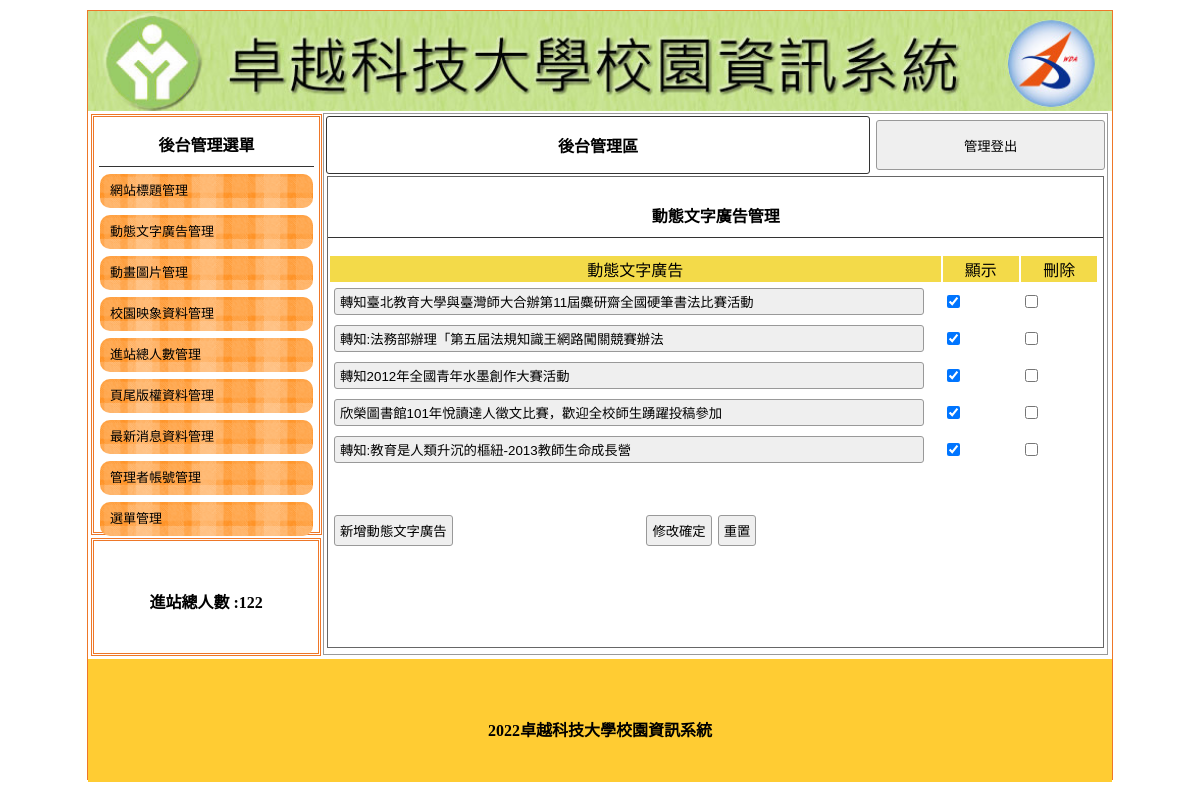
The page /back.php?do=ad (signed in) on the database its author committed.
### tables this page shows
CREATE TABLE `title` (
  `id` int(11) UNSIGNED NOT NULL,
  `img` text DEFAULT NULL,
  `text` text DEFAULT NULL,
  `sh` int(1) NOT NULL DEFAULT 1
);

CREATE TABLE `total` (
  `id` int(11) UNSIGNED NOT NULL,
  `total` int(11) DEFAULT NULL
);

CREATE TABLE `ad` (
  `id` int(11) UNSIGNED NOT NULL,
  `img` text DEFAULT NULL,
  `text` text DEFAULT NULL,
  `sh` int(1) NOT NULL DEFAULT 1
);

CREATE TABLE `bottom` (
  `id` int(10) UNSIGNED NOT NULL,
  `bottom` text DEFAULT NULL
);

### base.php (called while the page is built, shortened)
<?php
class DB
{
    protected $dsn = "mysql:host=localhost;charset=utf8;dbname=web01";
    protected $user = "root";
    protected $pw = "";
    protected $pdo;
    public $table;
    public function __construct($table)
    {
        $this->table = $table;
        $this->pdo = new PDO($this->dsn, $this->user, $this->pw);
    }
    private function setStr($table)
    {
        switch ($table) {
            case "title":
                $this->title = "網站標題管理";
                $this->button = "新增網站標題圖片";
                $this->header = "網站標題";
                $this->append = "替代文字";
                $this->upload = "網站標題圖片";
                break;
            case "ad":
                $this->title = "動態文字廣告管理";
                $this->button = "新增動態文字廣告";
                $this->header = "動態文字廣告";
                break;
            case "mvim":
                $this->title = "動畫圖片管理";
                $this->button = "新增動畫圖片";
                $this->header = "動畫圖片";
                $this->upload = "動畫圖片";
                break;
            case "image":
                $this->title = "校園映像資料管理";
                $this->button = "新增校園映像資料";
                $this->header = "校園映像資料圖片";
                $this->upload = "校園映像資料";
                break;
            case "news":
                $this->title = "最新消息資料管理";
                $this->button = "新增最新消息資料";
                $this->header = "最新消息資料內容";
                break;
            case "total":
                $this->title = "進站總人數管理";
                $this->button = "";
                $this->header = "進站總人數";
                break;
            case "bottom":
                $this->title = "頁尾版權資料管理";
                $this->button = "";
                $this->header = "頁尾版權資料";
                break;
            case "admin":
                $this->title = "管理者帳號管理";
                $this->button = "新增管理者帳號";
                $this->header = "帳號";
                $this->append = "密碼";
                break;
            case "menu":
                $this->title = "選單管理";
                $this->button = "新增主選單";
                $this->header = "主選單名稱";
                $this->append = "選單連結網址";
                break;
        }
    }
    public function find($id)
    {
        $sql = "SELECT * FROM $this->table WHERE ";
        if (is_array($id)) {
            foreach ($id as $key => $value) {
                $tmp[] = "`$key`='$value'";
            }
            $sql .= implode(" AND ", $tmp);
        } else {
            $sql .= " `id`='$id'";
        }
        return $this->pdo->query($sql)->fetch(PDO::FETCH_ASSOC);
    }
    public function all(...$arg)
    {
        $sql = "SELECT * FROM $this->table ";
        return $this->pdo->query($sql)->fetchAll(PDO::FETCH_ASSOC);
    }
}
$Title = new DB('title');
$Ad = new DB('ad');
$Bottom = new DB('bottom');
$Total = new DB('total');
$tt=$_GET['do']??'';
switch($tt){
    case "ad":
        $DB=$Ad;
        break;
}

### back/ad.php (the view, shortened to what this page needs)
<div style="width:99%; height:87%; margin:auto; overflow:auto; border:#666 1px solid;">
    <p class="t cent botli"><?= $DB->title; ?></p>
    <form method="post" action="api/edit.php?do=<?= $DB->table; ?>">
        <table width="100%">
            <tbody>
                <tr class="yel">
                    <td width="80%"><?= $DB->header; ?></td>
                    <td width="10%">顯示</td>
                    <td width="10%">刪除</td>
                </tr>
                <?php
                $rows = $DB->all();
                foreach ($rows as $row) {
                    $checked = ($row['sh'] == 1) ? 'checked' : '';
                ?>
                    <tr>
                        <td width="80%">
                            <input type="text" style="width: 95%;" name="text[]" value=<?= $row['text']; ?>>
                        </td>
                        <td width="10%">
                            <input type="checkbox" name="sh[]" value="<?= $row['id']; ?>" <?= $checked; ?>>
                        </td>
                        <td width="10%"><input type="checkbox" name="del[]" value="<?= $row['id']; ?>"></td>
                        <td>
                        </td>
                    </tr>
                <?php
                }
                ?>
            </tbody>
        </table>
        <table style="margin-top:40px; width:70%;">
            <tbody>
                <tr>
                    <td width="200px"><input type="button" onclick="op(&#39;#cover&#39;,&#39;#cvr&#39;,&#39;modal/<?= $DB->table; ?>.php?table=<?= $DB->table; ?>&#39;)" value="<?= $DB->button; ?>"></td>
                    <td class="cent"><input type="submit" value="修改確定"><input type="reset" value="重置">
                    </td>
                </tr>
            </tbody>
        </table>
    </form>
</div>

### back.php (shortened to what this page needs)
<?php
include "base.php";
?>
<!DOCTYPE html PUBLIC "-//W3C//DTD XHTML 1.0 Transitional//EN" "http://www.w3.org/TR/xhtml1/DTD/xhtml1-transitional.dtd">
<html xmlns="http://www.w3.org/1999/xhtml">
<head>
	<link href="./css/css.css" rel="stylesheet" type="text/css">
</head>
<body>
	<div id="main">
		<?php
		include "./front/header.php";
		?>
		<div id="ms">
			<div id="lf" style="float:left;">
				<div id="menuput" class="dbor">
					<span class="t botli">後台管理選單</span>
					<a style="color:#000; font-size:13px; text-decoration:none;" href="?do=title">
						<div class="mainmu">
							網站標題管理 </div>
					</a>
					<a style="color:#000; font-size:13px; text-decoration:none;" href="?do=ad">
						<div class="mainmu">
							動態文字廣告管理 </div>
					</a>
					<a style="color:#000; font-size:13px; text-decoration:none;" href="?do=mvim">
						<div class="mainmu">
							動畫圖片管理 </div>
					</a>
					<a style="color:#000; font-size:13px; text-decoration:none;" href="?do=image">
						<div class="mainmu">
							校園映象資料管理 </div>
					</a>
					<a style="color:#000; font-size:13px; text-decoration:none;" href="?do=total">
						<div class="mainmu">
							進站總人數管理 </div>
					</a>
					<a style="color:#000; font-size:13px; text-decoration:none;" href="?do=bottom">
						<div class="mainmu">
							頁尾版權資料管理 </div>
					</a>
					<a style="color:#000; font-size:13px; text-decoration:none;" href="?do=news">
						<div class="mainmu">
							最新消息資料管理 </div>
					</a>
					<a style="color:#000; font-size:13px; text-decoration:none;" href="?do=admin">
						<div class="mainmu">
							管理者帳號管理 </div>
					</a>
					<a style="color:#000; font-size:13px; text-decoration:none;" href="?do=menu">
						<div class="mainmu">
							選單管理 </div>
					</a>
				</div>
				<div class="dbor" style="margin:3px; width:95%; height:20%; line-height:100px;">
					<span class="t">進站總人數 :<?= $Total->find(1)['total']; ?></span>
				</div>
			</div>
			<div class="di" style="height:540px; border:#999 1px solid; width:76.5%; margin:2px 0px 0px 0px; float:left; position:relative; left:20px;">
				<table width="100%">
					<tbody>
						<tr>
							<td style="width:70%;font-weight:800; border:#333 1px solid; border-radius:3px;" class="cent"><a href="?do=admin" style="color:#000; text-decoration:none;">後台管理區</a></td>
							<td><button onclick="document.cookie=&#39;user=&#39;;location.replace(&#39;api/logout.php&#39;)" style="width:99%; margin-right:2px; height:50px;">管理登出</button></td>
						</tr>
					</tbody>
				</table>
				<?php
				$do=$_GET['do']??'title';
				$file="./back/".$do.".php";
				if(file_exists($file)){
					include $file;
				}else{
					include "./back/title.php";
				}
				?>
			</div>
		</div>
		<div style="width:1024px; left:0px; position:relative; background:#FC3; margin-top:4px; height:123px; display:block;">
			<span class="t" style="line-height:123px;"><?= $Bottom->find(1)['bottom']; ?></span>
		</div>
	</div>
</body>
</html>

### front/header.php
<a title="<?= $Title->find(['sh' => 1])['text']; ?>" href="index.php">
			<div class="ti" style="background:url(&#39;img/<?= $Title->find(['sh' => 1])['img']; ?>&#39;); background-size:cover;"></div>
		</a>

### css/css.css (style rules this page uses)
body { padding:0px; margin:0px; }
#main { width:1024px; height:768px; margin:10px auto 10px auto; border:#EE7728 1px solid; position:relative; }
.ti { width:100%; height:100px; position:relative; background-size:cover; background-repeat:no-repeat; }
.dbor { border:#EE7728 double 3px; margin:1px; padding:2px 10px 2px 10px; }
.t { font-weight:800; display:block; text-align:center; padding:10px 1px 10px 1px; }
.botli { border-bottom:#333 1px solid; }
.mainmu { position:relative; border-radius:10px; background:url(../img/menu.fw.png) center no-repeat; background-size:cover; line-height:30px; padding:2px 10px 2px 10px; margin:7px 1px 7px 1px; height: 30px; }
#lf { height:540px; width:21%; display:inline-block; }
#menuput { width:100%; height:75%; position:relative; padding:5px; display:block; margin: 3px; }
.di { display:inline-block; }
.cent { text-align:center; }
input,button { border:#999 1px solid; border-radius:3px; background:#EFEFEF; padding:5px; margin:3px; }
input[type=text],input[type=password] { width:150px; }
.yel td { background:#F3DA49; text-align:center; }

### rows shown on the page
title: img (picture)
total: total "122"
ad: text "轉知臺北教育大學與臺灣師大合辦第11屆麋研齋全國硬筆書法比賽活動"
ad: text "轉知:法務部辦理「第五屆法規知識王網路闖關競賽辦法"
ad: text "轉知2012年全國青年水墨創作大賽活動"
ad: text "欣榮圖書館101年悅讀達人徵文比賽，歡迎全校師生踴躍投稿參加"
ad: text "轉知:教育是人類升沉的樞紐-2013教師生命成長營"
bottom: bottom "2022卓越科技大學校園資訊系統"

### other values the page prints
$DB->title "動態文字廣告管理"
$DB->header "動態文字廣告"
